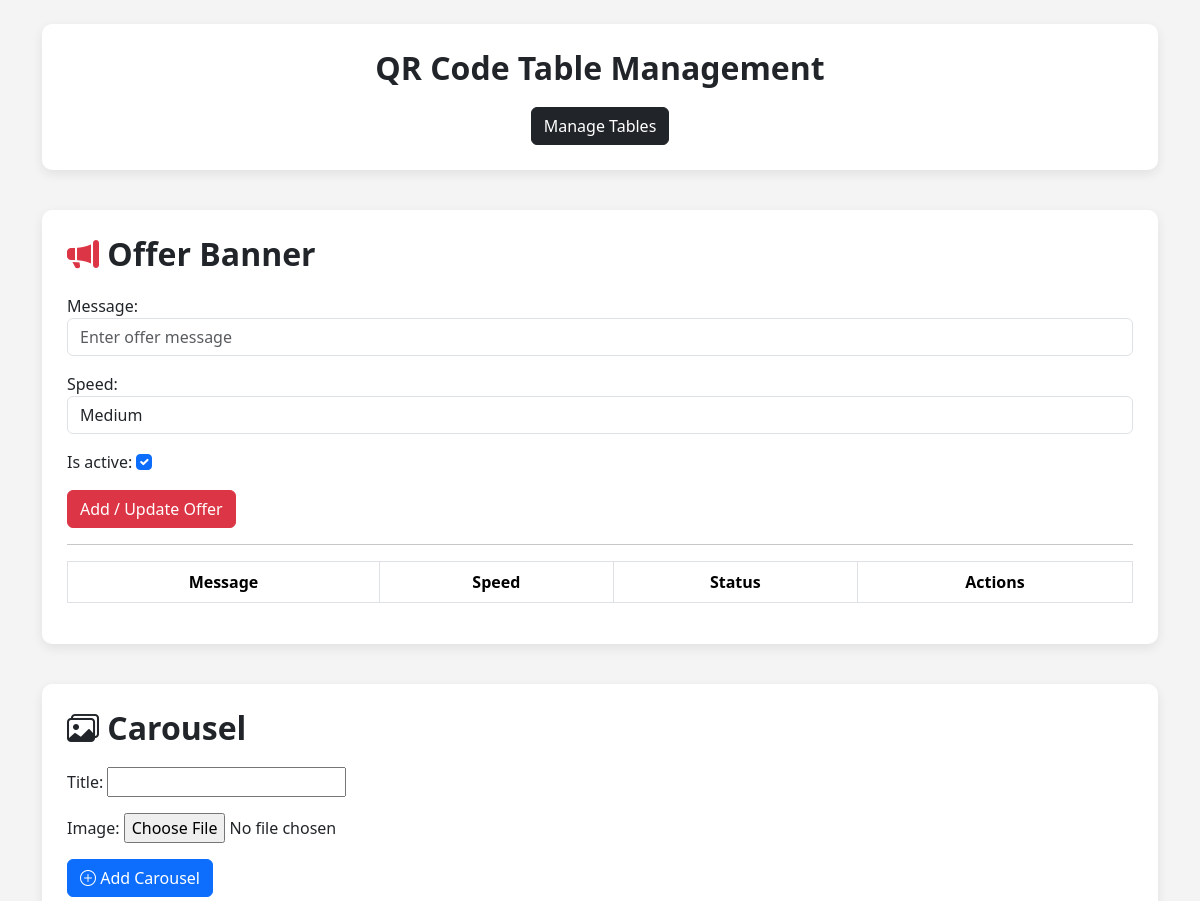
Before: /dashboard/ (upper part) with the older database file.
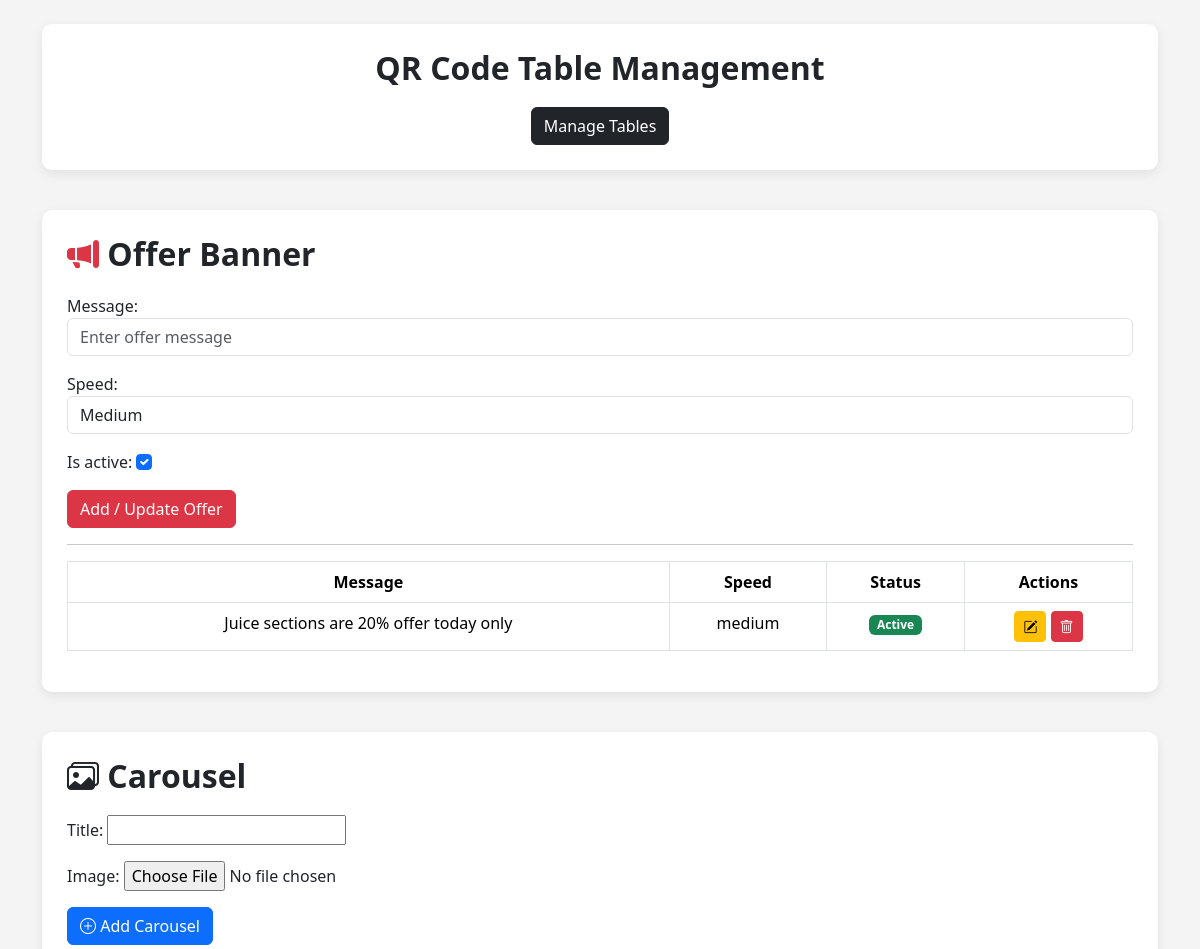
After: the same page with the newer database file.
### menuapp/models.py (models this page shows, shortened)
class Offer(models.Model):
    message = models.CharField(max_length=300)
    speed = models.CharField(max_length=10, choices=[
        ('slow','Slow'),
        ('medium','Medium'),
        ('fast','Fast')
    ], default='medium')
    is_active = models.BooleanField(default=True)
    created_at = models.DateTimeField(auto_now_add=True)

### menuapp/views.py (the view, shortened to what this page needs)
# urls.py: path('dashboard/', views.dashboard, name='dashboard'),
def dashboard(request):
    carousels = Carousel.objects.all().order_by('-id')
    products = MenuItem.objects.all().order_by('-id')
    special_items = SpecialItem.objects.all().order_by('-id')
    messages = ChatMessage.objects.all().order_by('-id')
    offers = Offer.objects.all().order_by('-id')
    carousel_form = CarouselForm()
    product_form = MenuItemForm()
    special_form = SpecialItemForm()
    offer_form = OfferForm()
    return render(request, "menuapp/admin/dashboard.html", {
        "carousel_form": carousel_form,
        "product_form": product_form,
        "special_form": special_form,
        "offer_form": offer_form,
        "carousels": carousels,
        "products": products,
        "special_items": special_items,
        "messages": messages,
        "offers": offers,
    })

### menuapp/forms.py
class CarouselForm(forms.ModelForm):
    class Meta:
        model = Carousel
        fields = "__all__"

class MenuItemForm(forms.ModelForm):
    class Meta:
        model = MenuItem
        fields = "__all__"

### menuapp/context_processors.py (called while the page is built)
def cart_data(request):
    if not request.session.session_key:
        request.session.create()
    session_key = request.session.session_key
    cart_items = Cart.objects.filter(session_key=session_key)
    count = cart_items.count()
    return {
        "cart_items": cart_items,
        "cart_count": count
    }

### menuapp/templates/menuapp/admin/dashboard.html (shortened to what this page needs)
{% extends "menuapp/admin/dashboard_base.html" %}
{% load static %}
{% block content %}
<div class="section-box text-center">
    <h2>QR Code Table Management</h2>
    <a href="{% url 'dashboard_tables' %}"
       class="btn btn-dark">
       Manage Tables
    </a>
</div>
<div class="section-box">
<h2><i class="bi bi-megaphone-fill text-danger"></i> Offer Banner</h2>
<form method="POST">
    {{ offer_form.as_p }}
    <button type="submit" name="offer_submit" class="btn btn-danger">
        Add / Update Offer
    </button>
</form>
<hr>
<table class="table table-bordered text-center">
<tr>
    <th>Message</th>
    <th>Speed</th>
    <th>Status</th>
    <th>Actions</th>
</tr>
{% for offer in offers %}
<tr>
    <td>{{ offer.message }}</td>
    <td>{{ offer.speed }}</td>
    <td>
        {% if offer.is_active %}
            <span class="badge bg-success">Active</span>
        {% else %}
            <span class="badge bg-secondary">Inactive</span>
        {% endif %}
    </td>
    <td>
    <a href="{% url 'edit_offer' offer.id %}"
       class="btn btn-warning btn-sm">
       <i class="bi bi-pencil-square"></i>
    </a>
    <a href="{% url 'delete_offer' offer.id %}"
       class="btn btn-danger btn-sm">
       <i class="bi bi-trash"></i>
    </a>
</td>
</tr>
{% endfor %}
</table>
</div>
<div class="section-box">
<h2><i class="bi bi-images"></i> Carousel</h2>
<form method="POST" enctype="multipart/form-data">
    {{ carousel_form.as_p }}
    <button type="submit" name="carousel_submit" class="btn btn-primary">
        <i class="bi bi-plus-circle"></i> Add Carousel
    </button>
</form>
</div>
</div>
{% endblock %}

Changed rows visible on the page:
added Offer: message "Juice sections are 20% offer today only", speed "medium", is_active "Active"
